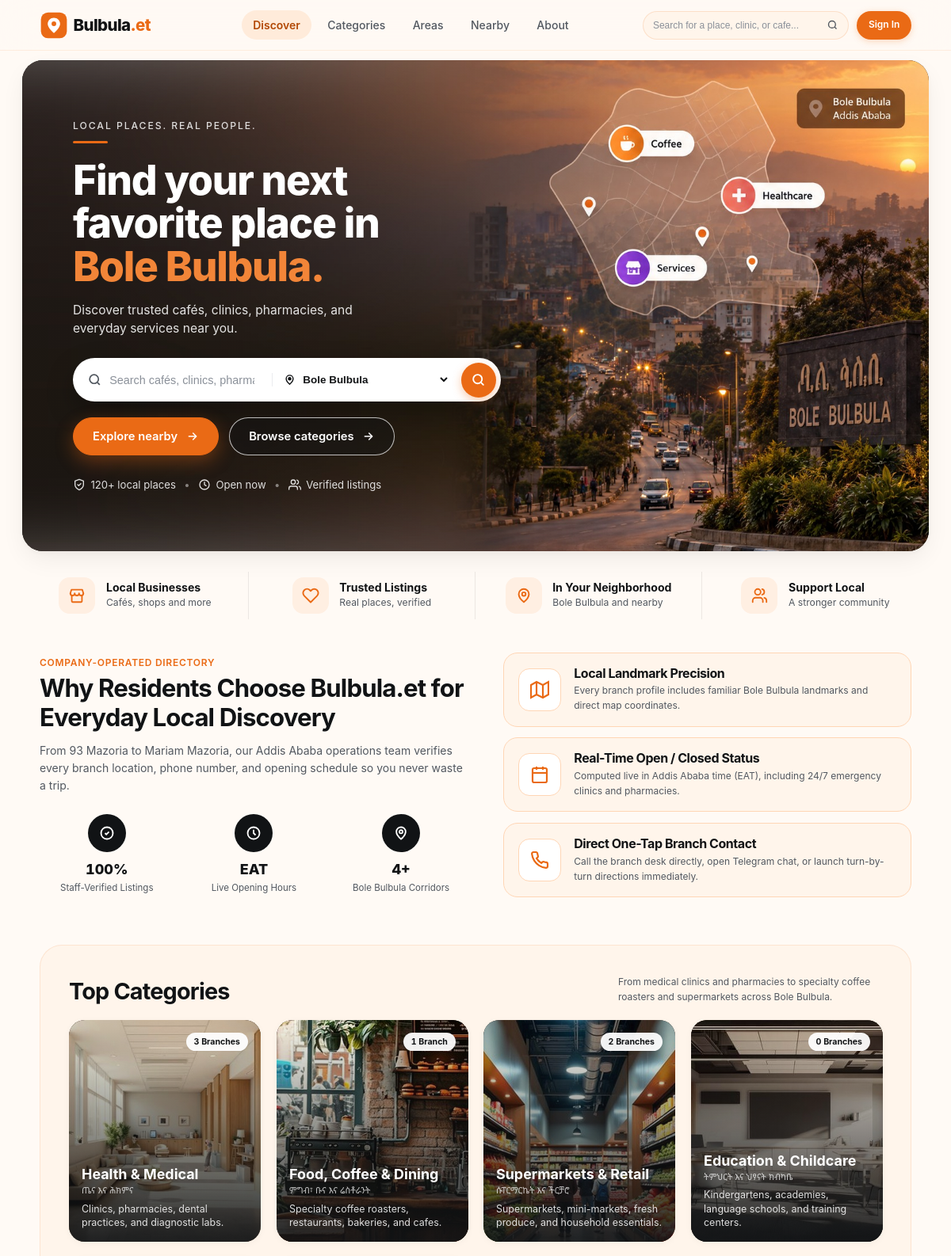
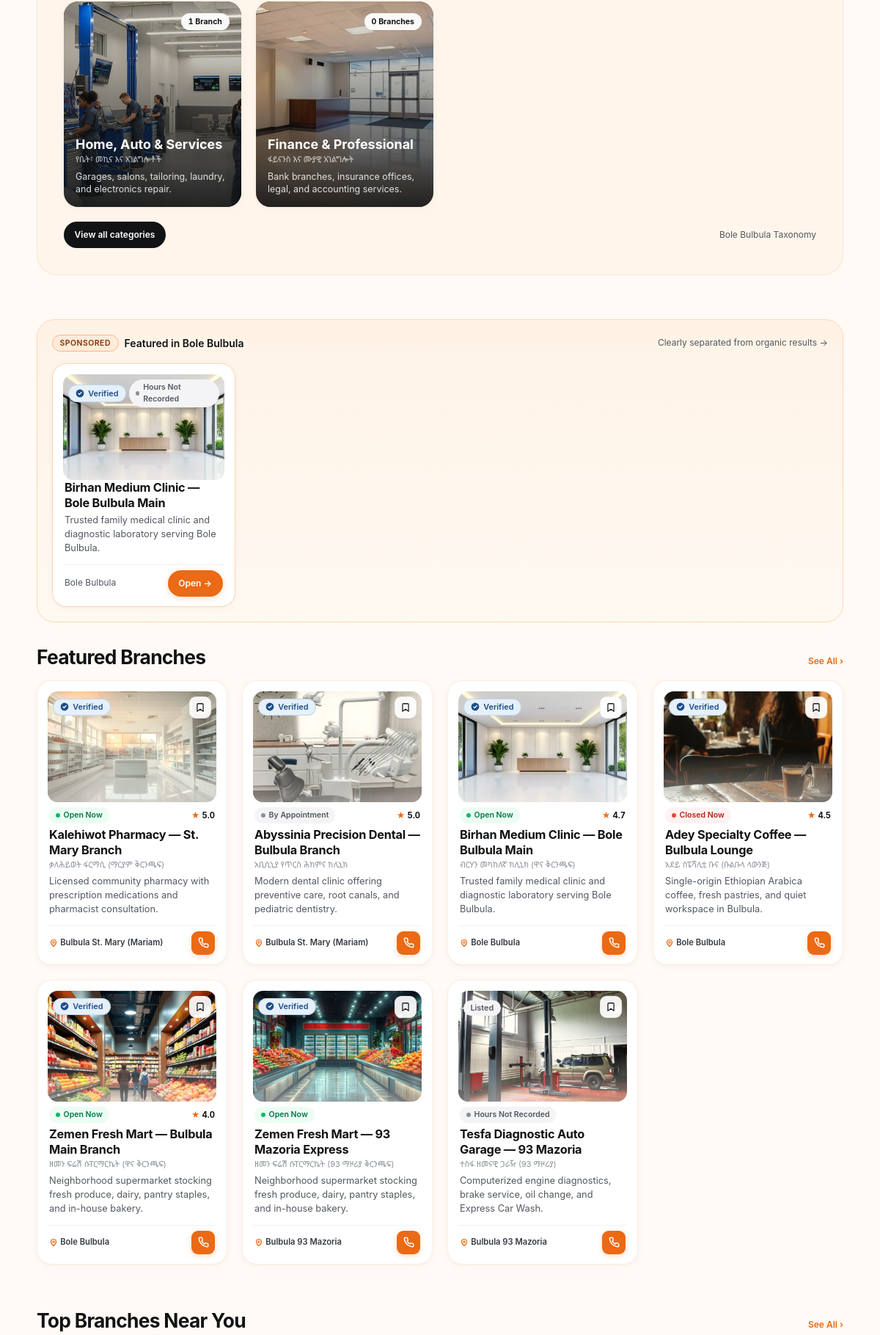
The page / (upper part) on the database its author committed (2 pictures, top to bottom).
### tables this page shows
CREATE TABLE sponsorship_campaigns (
    id                      INTEGER PRIMARY KEY AUTOINCREMENT,
    campaign_code           TEXT NOT NULL UNIQUE,
    business_id             INTEGER NOT NULL REFERENCES businesses(id),
    branch_id               INTEGER NOT NULL REFERENCES branches(id),
    placement_format        TEXT NOT NULL,
    target_category_id      INTEGER NULL,
    target_area_id          INTEGER NULL,
    package_name            TEXT NOT NULL,
    agreed_price_etb        REAL NOT NULL,
    starts_at               DATETIME NOT NULL,
    ends_at                 DATETIME NOT NULL,
    status                  TEXT NOT NULL DEFAULT 'DRAFT',
    created_by_staff_id     INTEGER NOT NULL,
    approved_by_admin_id    INTEGER NULL,
    approved_at             DATETIME NULL,
    terminated_by_admin_id  INTEGER NULL,
    terminated_at           DATETIME NULL,
    termination_reason      TEXT NULL,
    created_at              DATETIME NOT NULL DEFAULT CURRENT_TIMESTAMP
);

CREATE TABLE branches (
    id                          INTEGER PRIMARY KEY AUTOINCREMENT,
    business_id                 INTEGER NOT NULL REFERENCES businesses(id),
    active_permission_id        INTEGER NULL REFERENCES business_permissions(id),
    branch_slug                 TEXT NOT NULL UNIQUE,
    branch_name_en              TEXT NOT NULL,
    branch_name_am              TEXT NULL,
    is_primary_branch           INTEGER NOT NULL DEFAULT 1,
    area_id                     INTEGER NOT NULL REFERENCES areas(id),
    sub_city_en                 TEXT NOT NULL,
    address_line_en             TEXT NOT NULL,
    landmark_notes_en           TEXT NULL,
    latitude                    REAL NULL,
    longitude                   REAL NULL,
    phone_primary               TEXT NULL,
    phone_secondary             TEXT NULL,
    branch_email                TEXT NULL,
    opening_hours_status        TEXT NOT NULL DEFAULT 'UNKNOWN',
    opening_hours_json          TEXT NULL,
    services_products_json      TEXT NULL,
    publication_status          TEXT NOT NULL DEFAULT 'DRAFT',
    is_verified                 INTEGER NOT NULL DEFAULT 0,
    last_verified_at            DATETIME NULL,
    last_verified_by_staff_id   INTEGER NULL,
    published_at                DATETIME NULL,
    published_rating_avg        REAL NULL,
    published_review_count      INTEGER NOT NULL DEFAULT 0,
    created_by_staff_id         INTEGER NOT NULL,
    updated_at                  DATETIME NOT NULL DEFAULT CURRENT_TIMESTAMP,
    created_at                  DATETIME NOT NULL DEFAULT CURRENT_TIMESTAMP
);

CREATE TABLE businesses (
    id                      INTEGER PRIMARY KEY AUTOINCREMENT,
    slug                    TEXT NOT NULL UNIQUE,
    name_en                 TEXT NOT NULL,
    name_am                 TEXT NULL,
    primary_category_id     INTEGER NOT NULL REFERENCES categories(id),
    brand_summary_en        TEXT NULL,
    brand_description_en    TEXT NULL,
    website_url             TEXT NULL,
    lifecycle_status        TEXT NOT NULL DEFAULT 'PROSPECT',
    created_by_staff_id     INTEGER NOT NULL REFERENCES staff_users(id),
    updated_by_staff_id     INTEGER NULL,
    created_at              DATETIME NOT NULL DEFAULT CURRENT_TIMESTAMP,
    updated_at              DATETIME NOT NULL DEFAULT CURRENT_TIMESTAMP
);

CREATE TABLE areas (
    id                  INTEGER PRIMARY KEY AUTOINCREMENT,
    slug                TEXT NOT NULL UNIQUE,
    name_en             TEXT NOT NULL,
    name_am             TEXT NULL,
    sub_city_en         TEXT NOT NULL,
    sub_city_am         TEXT NULL,
    center_latitude     REAL NULL,
    center_longitude    REAL NULL,
    is_launch_area      INTEGER NOT NULL DEFAULT 0,
    is_active           INTEGER NOT NULL DEFAULT 1,
    display_order       INTEGER NOT NULL DEFAULT 0,
    created_at          DATETIME NOT NULL DEFAULT CURRENT_TIMESTAMP,
    updated_at          DATETIME NOT NULL DEFAULT CURRENT_TIMESTAMP
);

### src/Views/public/home.php (the view, shortened to what the rows shown need)
<?php
$branches      = $branches ?? [];
$sponsoredHome = $sponsoredHome ?? [];
?>
<section class="b-hero-section">
  <div class="b-container b-hero-section__container">
    <div class="b-wander-hero">
      <div class="b-hero-redesign__left">
        <h1 class="b-hero-redesign__headline" data-gsap="hero-item">
          Find your next<br>
          favorite place in<br>
          <span class="b-hero-redesign__accent">Bole Bulbula.</span>
        </h1>
      </div>
    </div>
  </div>
</section>
<section class="b-section" style="padding-top: var(--space-4);">
  <div class="b-container">
    <div class="b-why-grid">
      <div>
        <h2 style="font-size: clamp(1.45rem, 2.6vw, 2.15rem); line-height: 1.18;">
          Why Residents Choose Bulbula.et for Everyday Local Discovery
        </h2>
      </div>
    </div>
  </div>
</section>
<section class="b-section" style="padding-top: 0;">
  <div class="b-container">
    <div class="b-destinations-box">
      <div class="b-section__header" style="margin-bottom: var(--space-5);">
        <div>
          <h2 style="font-size: clamp(1.35rem, 2.4vw, 1.85rem);">Top Categories</h2>
        </div>
      </div>
    </div>
  </div>
</section>
<section class="b-section" style="padding-top: 0;">
  <div class="b-container">
    <?php if (!empty($sponsoredHome)): ?>
      <?= View::component('sponsored-slot', [
          'sponsoredItems' => $sponsoredHome,
          'slotTitle'      => 'Featured in Bole Bulbula',
      ]) ?>
    <?php endif; ?>
    <div class="b-section__header" style="margin-bottom: var(--space-4);">
      <div>
        <h2 style="font-size: clamp(1.25rem, 2.2vw, 1.75rem);">Featured Branches</h2>
      </div>
    </div>
    <div class="b-grid b-grid--branches">
      <?php foreach ($branches as $branch): ?>
        <?= View::component('branch-card', ['branch' => $branch]) ?>
      <?php endforeach; ?>
    </div>
  </div>
</section>
<section class="b-section" style="padding-top: 0;">
  <div class="b-container">
    <div class="b-section__header" style="margin-bottom: var(--space-3);">
      <div>
        <h2 style="font-size: clamp(1.25rem, 2.2vw, 1.75rem);">Top Branches Near You</h2>
      </div>
    </div>
  </div>
</section>

### src/Views/components/sponsored-slot.php (shortened to what the rows shown need)
<?php
$items = $sponsoredItems ?? [];
?>
<section class="b-sponsored-zone" aria-label="Sponsored placement">
  <div class="b-grid b-grid--branches">
    <?php foreach ($items as $sp): ?>
      <?php
        $url = '/b/' . ($sp['business_slug'] ?? '') . '/' . ($sp['branch_slug'] ?? '');
        $actionEndpoint = $url . '/act';
        $coverImg = View::branchImage($sp);
      ?>
      <article class="b-card" style="border-color: var(--orange-200); background: #FFFFFF;">
        <div>
          <a href="<?= View::e($url) ?>"
             class="b-card__media"
             style="display: block;"
             data-branch-action="website"
             data-campaign-id="<?= (int) ($sp['campaign_id'] ?? 0) ?>"
             data-action-endpoint="<?= View::e($actionEndpoint) ?>">
            <img src="<?= View::e($coverImg) ?>" alt="<?= View::e($sp['branch_name_en'] ?? $sp['business_name_en'] ?? '') ?>" loading="lazy">
            <div class="b-card__media-badges">
              <?= View::component('trust-badge', ['isVerified' => !empty($sp['is_verified'])]) ?>
              <?php if (!empty($sp['open_now'])): ?>
                <span class="b-status-pill b-status-pill--<?= View::e($sp['open_now']['css_modifier']) ?>">
                  <span class="b-status-pill__dot"></span>
                  <span><?= View::e($sp['open_now']['badge_label']) ?></span>
                </span>
              <?php endif; ?>
            </div>
          </a>
          <div class="b-card__body">
            <h3 class="b-card__title">
              <a href="<?= View::e($url) ?>"
                 data-branch-action="website"
                 data-campaign-id="<?= (int) ($sp['campaign_id'] ?? 0) ?>"
                 data-action-endpoint="<?= View::e($actionEndpoint) ?>">
                <?= View::e($sp['branch_name_en'] ?? $sp['business_name_en'] ?? '') ?>
              </a>
            </h3>
            <p class="b-card__summary"><?= View::e($sp['brand_summary_en'] ?? '') ?></p>
          </div>
        </div>
        <div class="b-card__footer">
          <span style="font-size: var(--text-xs); color: var(--neutral-600);">
            <?= View::e($sp['area_name_en'] ?? 'Bole Bulbula') ?>
          </span>
          <a href="<?= View::e($url) ?>"
             class="b-btn b-btn--primary b-btn--sm"
             data-branch-action="website"
             data-campaign-id="<?= (int) ($sp['campaign_id'] ?? 0) ?>"
             data-action-endpoint="<?= View::e($actionEndpoint) ?>">
            <span>Open &rarr;</span>
          </a>
        </div>
      </article>
    <?php endforeach; ?>
  </div>
</section>

### src/Views/components/trust-badge.php (shortened to what the rows shown need)
<?php
$isVerified = !empty($isVerified);
$verifiedAt = $verifiedAt ?? null;
?>
<?php if ($isVerified): ?>
<span class="b-badge b-badge--verified" title="Verified by Bulbula Staff<?= $verifiedAt ? ' on ' . View::e(substr((string) $verifiedAt, 0, 10)) : '' ?>">
  <svg width="12" height="12" viewBox="0 0 20 20" fill="none" aria-hidden="true">
    <circle cx="10" cy="10" r="9" fill="#1D4E89"/>
    <path d="M6.5 10.2L8.8 12.5L13.6 7.5" stroke="#FFFFFF" stroke-width="2" stroke-linecap="round" stroke-linejoin="round"/>
  </svg>
  <span>Verified</span>
</span>
<?php else: ?>
<span class="b-badge" style="background: var(--neutral-100); color: var(--neutral-600);">
  <span>Listed</span>
</span>
<?php endif; ?>

### src/Views/components/branch-card.php (shortened to what the rows shown need)
<?php
$b = $branch ?? [];
$openNow = $b['open_now'] ?? ['state' => 'UNKNOWN', 'badge_label' => 'Hours Not Recorded', 'css_modifier' => 'unknown'];
$isVerified = !empty($b['is_verified']);
$url = $b['canonical_url'] ?? ('/b/' . ($b['business_slug'] ?? '') . '/' . ($b['branch_slug'] ?? ''));
$actionEndpoint = $url . '/act';
$coverImg = View::branchImage($b);
?>
<article class="b-card" data-gsap="card">
  <div>
    <div class="b-card__media">
      <a href="<?= View::e($url) ?>" style="display: block; width: 100%; height: 100%;" aria-label="<?= View::e($b['branch_name_en'] ?? $b['business_name_en'] ?? '') ?>">
        <img src="<?= View::e($coverImg) ?>" alt="<?= View::e($b['branch_name_en'] ?? $b['business_name_en'] ?? '') ?>" loading="lazy">
      </a>
      <div class="b-card__media-badges">
        <div>
          <?= View::component('trust-badge', [
              'isVerified' => $isVerified,
              'verifiedAt' => $b['last_verified_at'] ?? null,
          ]) ?>
        </div>
        <a href="<?= View::e($url) ?>" class="b-card__bookmark" title="Save or View Branch" aria-label="Bookmark <?= View::e($b['branch_name_en'] ?? '') ?>">
          <svg width="14" height="14" viewBox="0 0 24 24" fill="none" stroke="currentColor" stroke-width="2.2" stroke-linecap="round" stroke-linejoin="round">
            <path d="M19 21l-7-5-7 5V5a2 2 0 0 1 2-2h10a2 2 0 0 1 2 2z"/>
          </svg>
        </a>
      </div>
    </div>
    <div class="b-card__body" style="margin-top: 0.45rem;">
      <div class="b-card__meta-top">
        <span class="b-status-pill b-status-pill--<?= View::e($openNow['css_modifier']) ?>">
          <span class="b-status-pill__dot"></span>
          <span><?= View::e($openNow['badge_label']) ?></span>
        </span>
        <?php if (!empty($b['published_review_count']) && (int) $b['published_review_count'] > 0): ?>
          <span class="b-rating b-tabular">
            <span class="b-rating__star">&#9733;</span>
            <span><?= number_format((float) $b['published_rating_avg'], 1) ?></span>
          </span>
        <?php elseif (!empty($b['distance_label'])): ?>
          <span class="b-badge b-badge--orange b-tabular"><?= View::e($b['distance_label']) ?></span>
        <?php endif; ?>
      </div>
      <h3 class="b-card__title">
        <a href="<?= View::e($url) ?>"><?= View::e($b['branch_name_en'] ?? $b['business_name_en'] ?? '') ?></a>
      </h3>
      <?php if (!empty($b['branch_name_am']) || !empty($b['business_name_am'])): ?>
        <div class="b-card__amharic b-lang-am" lang="am">
          <?= View::e($b['branch_name_am'] ?? $b['business_name_am']) ?>
        </div>
      <?php endif; ?>
      <?php if (!empty($b['brand_summary_en'])): ?>
        <p class="b-card__summary"><?= View::e($b['brand_summary_en']) ?></p>
      <?php endif; ?>
    </div>
  </div>
  <div class="b-card__footer">
    <span class="b-card__loc">
      <svg width="12" height="12" viewBox="0 0 24 24" fill="none" stroke="var(--orange-500)" stroke-width="2.3" stroke-linecap="round" stroke-linejoin="round" style="flex-shrink: 0;">
        <path d="M12 21s-7-5.686-7-11a7 7 0 1 1 14 0c0 5.314-7 11-7 11z"/>
        <circle cx="12" cy="10" r="2.5"/>
      </svg>
      <span style="overflow: hidden; text-overflow: ellipsis; white-space: nowrap;">
        <?= View::e($b['area_name_en'] ?? 'Bole Bulbula') ?>
      </span>
    </span>
    <?php if (!empty($b['phone_primary'])): ?>
      <a href="tel:<?= View::e($b['phone_primary']) ?>"
         class="b-card__sq-btn"
         title="Call <?= View::e($b['phone_primary']) ?>"
         aria-label="Call <?= View::e($b['branch_name_en'] ?? '') ?>"
         data-branch-action="call"
         data-action-endpoint="<?= View::e($actionEndpoint) ?>">
      </a>
    <?php endif; ?>
  </div>
</article>

### rows shown on the page
sponsorship_campaigns: badge_label "Hours Not Recorded", branch.branch_name_en "Birhan Medium Clinic — Bole Bulbula Main", business.brand_summary_en "Trusted family medical clinic and diagnostic laboratory serving Bole Bulbula.", areas.name_en "Bole Bulbula"
branches: shows a picture, badge_label "Open Now", published_rating_avg "5.0", branch_name_en "Kalehiwot Pharmacy — St. Mary Branch", branch_name_am "ቃለሕይወት ፋርማሲ (ማርያም ቅርንጫፍ)", business.brand_summary_en "Licensed community pharmacy with prescription medications and pharmacist consultation.", area.name_en "Bulbula St. Mary (Mariam)"
branches: shows a picture, badge_label "By Appointment", published_rating_avg "5.0", branch_name_en "Abyssinia Precision Dental — Bulbula Branch", branch_name_am "አቢሲኒያ የጥርስ ሕክምና ክሊኒክ", business.brand_summary_en "Modern dental clinic offering preventive care, root canals, and pediatric dentistry.", area.name_en "Bulbula St. Mary (Mariam)"
branches: shows a picture, badge_label "Open Now", published_rating_avg "4.7", branch_name_en "Birhan Medium Clinic — Bole Bulbula Main", branch_name_am "ብርሃን መካከለኛ ክሊኒክ (ዋና ቅርንጫፍ)", business.brand_summary_en "Trusted family medical clinic and diagnostic laboratory serving Bole Bulbula.", area.name_en "Bole Bulbula"
branches: shows a picture, badge_label "Closed Now", published_rating_avg "4.5", branch_name_en "Adey Specialty Coffee — Bulbula Lounge", branch_name_am "አደይ ስፔሻሊቲ ቡና (ቡልቡላ ላውንጅ)", business.brand_summary_en "Single-origin Ethiopian Arabica coffee, fresh pastries, and quiet workspace in Bulbula.", area.name_en "Bole Bulbula"
branches: shows a picture, badge_label "Open Now", published_rating_avg "4.0", branch_name_en "Zemen Fresh Mart — Bulbula Main Branch", branch_name_am "ዘመን ፍሬሽ ሱፐርማርኬት (ዋና ቅርንጫፍ)", business.brand_summary_en "Neighborhood supermarket stocking fresh produce, dairy, pantry staples, and in-house bakery.", area.name_en "Bole Bulbula"
branches: shows a picture, badge_label "Open Now", branch_name_en "Zemen Fresh Mart — 93 Mazoria Express", branch_name_am "ዘመን ፍሬሽ ሱፐርማርኬት (93 ማዞሪያ ቅርንጫፍ)", business.brand_summary_en "Neighborhood supermarket stocking fresh produce, dairy, pantry staples, and in-house bakery.", area.name_en "Bulbula 93 Mazoria"
branches: shows a picture, shows "Listed", badge_label "Hours Not Recorded", branch_name_en "Tesfa Diagnostic Auto Garage — 93 Mazoria", branch_name_am "ተስፋ ዘመናዊ ጋራዥ (93 ማዞሪያ)", business.brand_summary_en "Computerized engine diagnostics, brake service, oil change, and Express Car Wash.", area.name_en "Bulbula 93 Mazoria"

### other values the page prints
count($areas) "4"
$cat['published_branch_count'] "3"
View::e($cat['name_en']) "Health & Medical"
View::e($cat['name_am']) "ጤና እና ሕክምና"
View::e($cat['description_en']) "Clinics, pharmacies, dental practices, and diagnostic labs."
$cat['published_branch_count'] "1"
View::e($cat['name_en']) "Food, Coffee & Dining"
View::e($cat['name_am']) "ምግብ፣ ቡና እና ሬስቶራንት"
View::e($cat['description_en']) "Specialty coffee roasters, restaurants, bakeries, and cafes."
$cat['published_branch_count'] "2"
View::e($cat['name_en']) "Supermarkets & Retail"
View::e($cat['name_am']) "ሱፐርማርኬት እና ችርቻሮ"
View::e($cat['description_en']) "Supermarkets, mini-markets, fresh produce, and household essentials."
$cat['published_branch_count'] "0"
View::e($cat['name_en']) "Education & Childcare"
